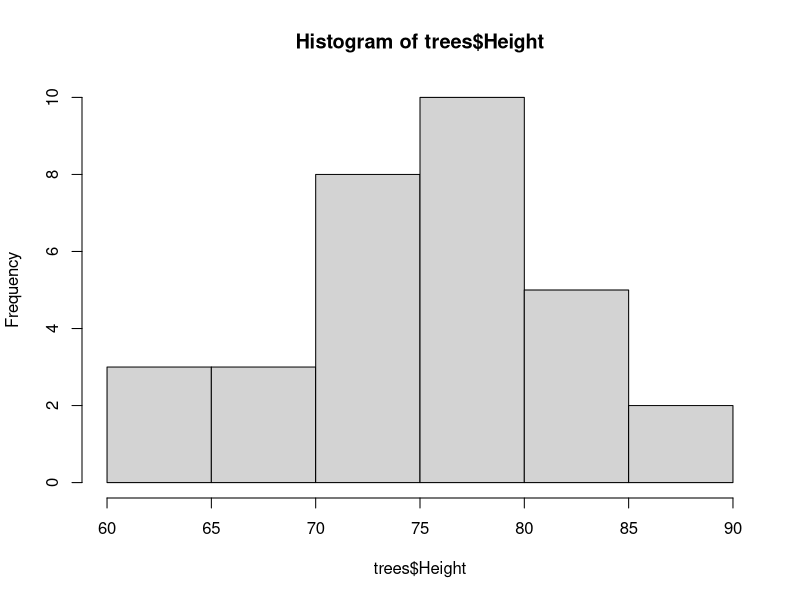
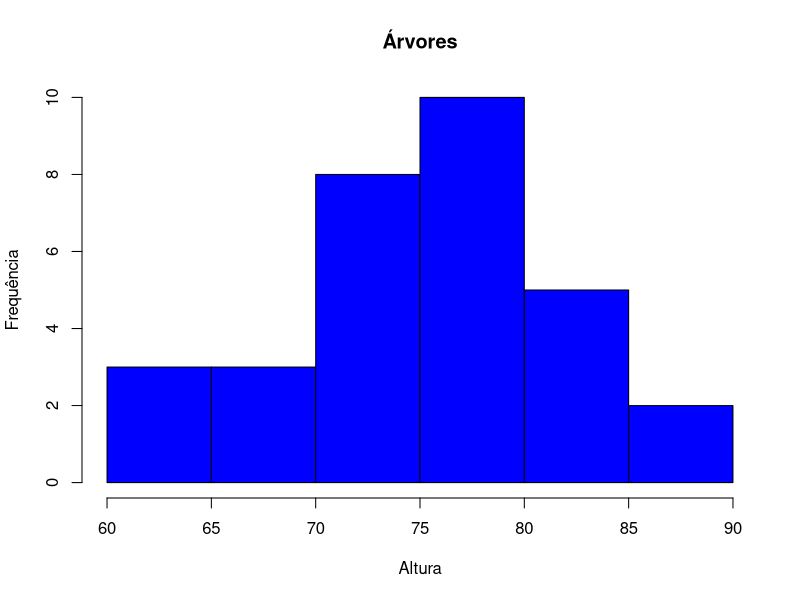
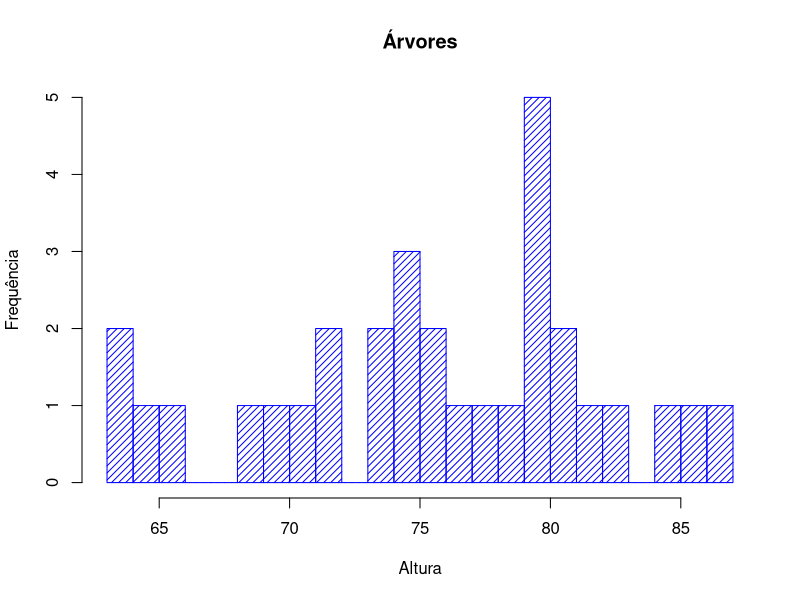
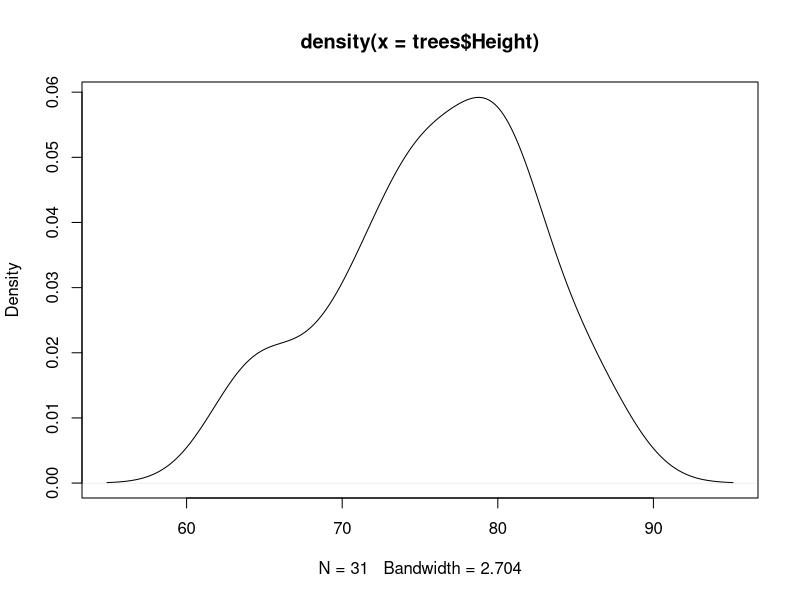
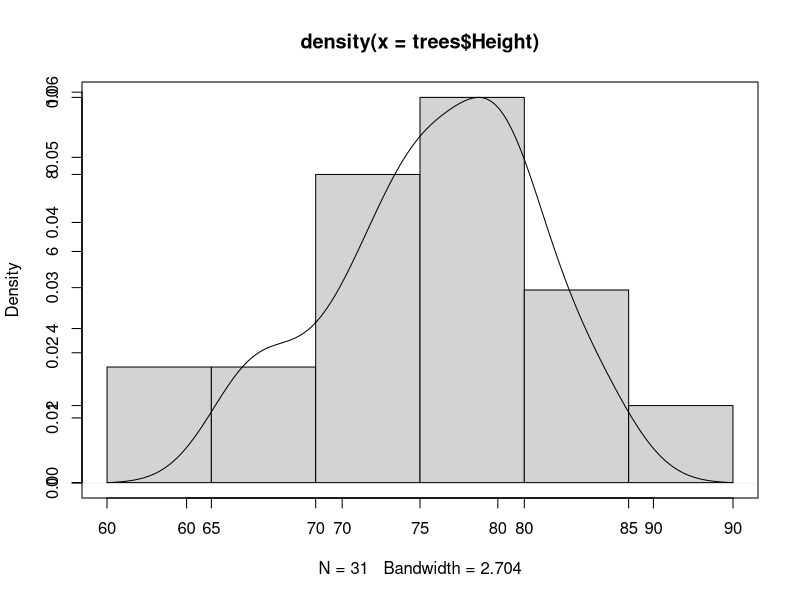
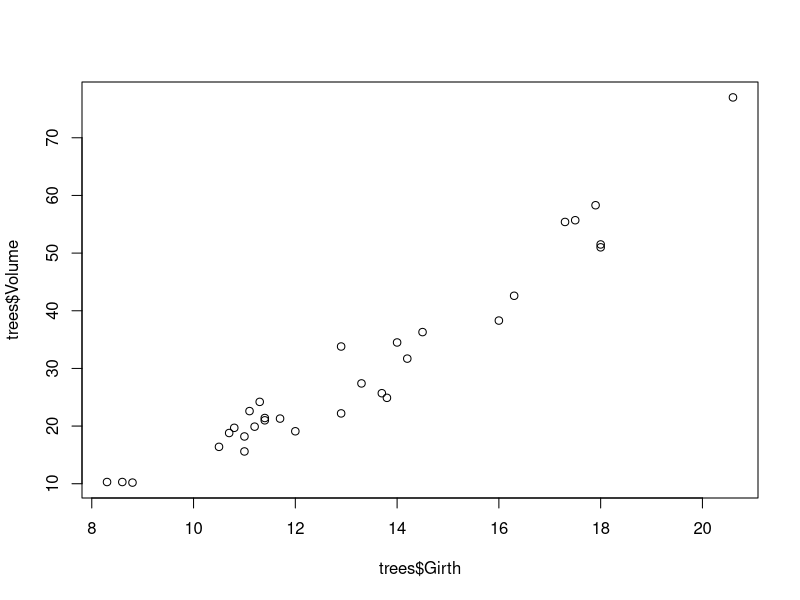
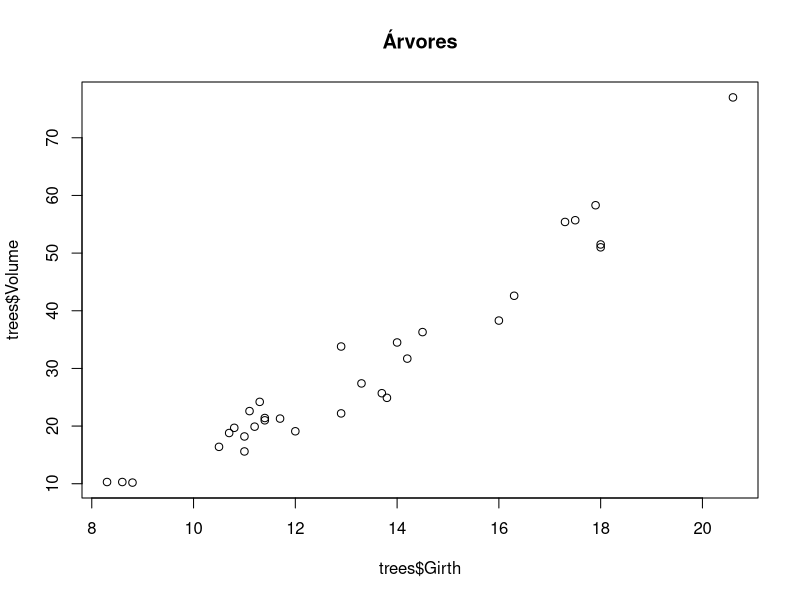
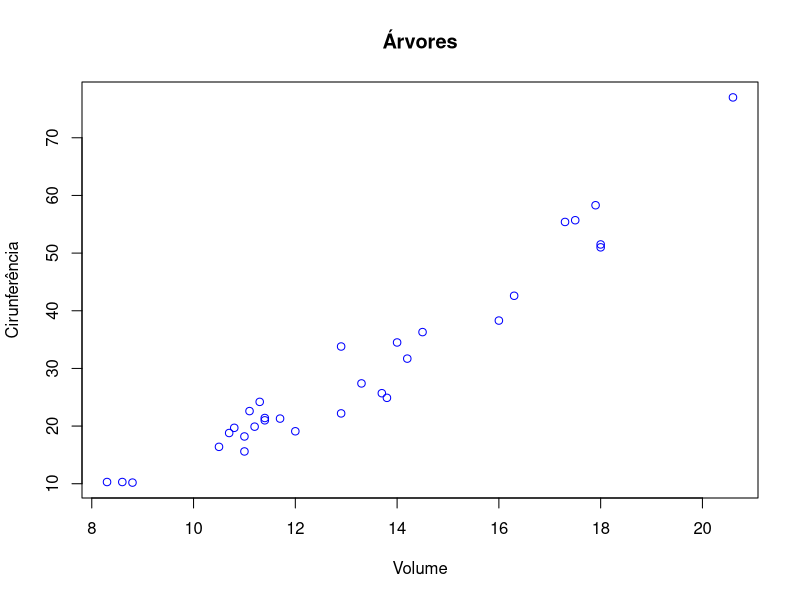

Write R code to recreate these figures, in order.
## ---- chunk 1
trees
hist( trees$Height)
hist( trees$Height,  main="Árvores", ylab="Frequência",xlab="Altura", col="blue")
hist( trees$Height,  main="Árvores", ylab="Frequência",xlab="Altura", col="blue",
      density=20, breaks=20    )
## ---- chunk 2
densidade = density(trees$Height)
plot(densidade)
## ---- chunk 3
# Executar com ctrl+shift+enter
hist(trees$Height, main=NULL, xlab=NULL, ylab = NULL)
par(new=TRUE)
plot(densidade)
## ---- chunk 4
plot(trees$Girth, trees$Volume)
plot(trees$Girth, trees$Volume, main="Árvores")
plot(trees$Girth, trees$Volume, ylab="Cirunferência", xlab="Volume", col="blue", main="Árvores")
# pch muda o elementog gráfico
plot(trees$Girth, trees$Volume, ylab="Cirunferência", xlab="Volume", col="blue", main="Árvores", pch=20)
## ---- chunk 5
plot(trees$Girth, trees$Volume, ylab="Cirunferência", xlab="Volume", col="blue", main="Árvores", pch=20, type="l")
## ---- chunk 6
plot(jitter(trees$Girth), trees$Volume, ylab="Cirunferência", xlab="Volume", col="blue", main="Árvores")
## ---- chunk 7
plot(CO2$conc, CO2$uptake,pch=20, col= CO2$Treatment)
# "bottom", "bottomleft", "left", "topleft", "top", "topright", "right" and "center"
legend("bottomright",legend=c("nonchilled","chilled"),cex=1, fill=c("black","red")) 
## ---- chunk 8
plot(trees)
## ---- chunk 9
# Executar com crtl+shift+enter
split.screen(figs=c(2,2))
screen(1)
plot(trees$Girth, trees$Volume)
screen(2)
plot(trees$Girth, trees$Height)
screen(3)
plot(trees$Height, trees$Volume)
screen(4)
hist(trees$Volume)
close.screen(all=TRUE)
